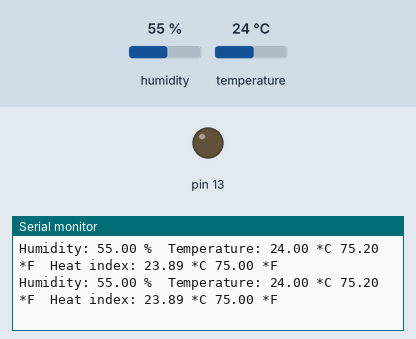
Recording of a sketch running on a simulated Arduino Uno, built with avr-gcc and run on an emulated ATmega328P. On the bench: output pins drawn as LEDs (lit = HIGH), the last lines printed to the serial monitor. Inputs (shaded band) come from the test bench; at power-on: temperature 24 °C, humidity 55 %.

Above: at 2.8 s.
2.9 s: temperature set to 33 °C
At 4.25 s:
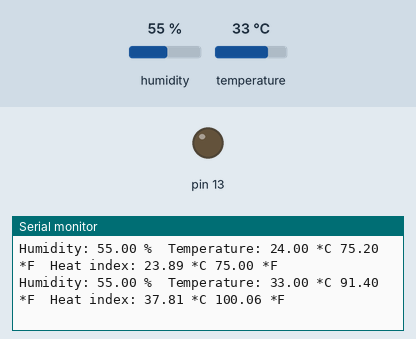
9.0 s: humidity set to 22 %
At 9.05 s:
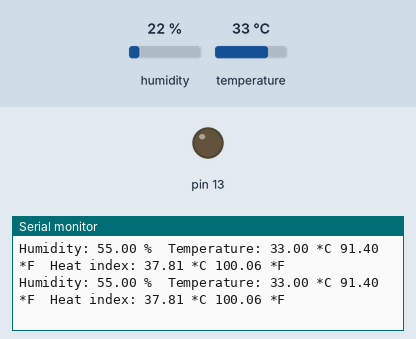
Timing chart, 0 to 12.0 s (numbered marks = the images above; inputs shaded):
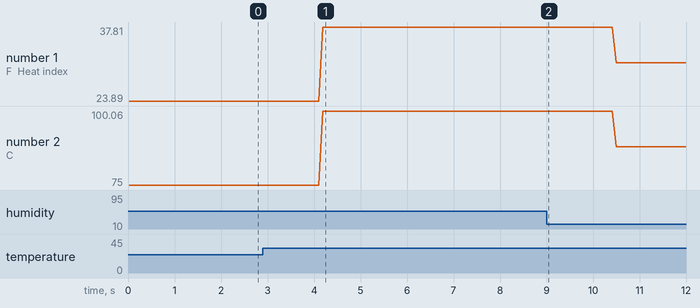

Measured:
- after the input at 2.9 s, the serial monitor: prints a new line after 1.3 s (image 1)
- plotted number 1: 23.89 → 37.81 after the input at 2.9 s, 37.81 → 31.09 after the input at 9.0 s
- plotted number 2: 75 → 100.06 after the input at 2.9 s, 100.06 → 87.97 after the input at 9.0 s

The sketch:

Prueba_DHT11.ino
```cpp
/**********************************************Capitulo 13 - Sensor DHT11    *****************************************************
*                                                                                                                                 *
*    En este treceavo capitulo aprenderemos a utilizar el sensor de DHT11. Este sensor nos permite conocer el valor de la humedad *
*  y la temperatura del ambiente. Este sensor se presume de tener una alta fiabilidad y estabilidad debido a su señal digital     *
*  Lo podemos encontrar de dos manera con una PCB o solamente el sensor. La diferencia esta en que la PCB nos incluye un led que  *
*  nos avisa el funcionamiento y una resistencia de 5k en pull-up y otra diferencia son los pines esta cuenta solo con 3 pines y  *
*  la version sin PCB tiene 4 pines.                                                                                              *
*                                                                                                                                 *
*  Para lograr esto necesitaremos:                                                                                                *
*                                                                                                                                 *
*  -Placa arduino Uno                                                                                                             *
*  -1 Sensor DHT11.                                                                                                               *
*  -Protoboard                                                                                                                    *
*                                                                                                                                 *
*                                                                                                                                 *
*                                                                                                                                 *
*                                                                                                              Facebook: ESociety *
*                                                                                                              GitHub: eSociety97 *
*                                                                                                                                 *
*                                                         #NuncaDejenDeCrear                                                      *
***********************************************************************************************************************************/


#include <DHT.h>

#include "DHT.h"
#define DHTPIN 2
#define DHTTYPE DHT11

DHT dht(DHTPIN, DHTTYPE);

float h;
float t;
float f;
float temperatura;
float humedad;
void setup() {
  pinMode(13,OUTPUT);
  Serial.begin(9600);
  Serial.println("DHTxx test!");
  dht.begin();

}
void loop() {
     sensorHT();
}
void sensorHT(){

  float h = dht.readHumidity();
  float t = dht.readTemperature();
  float f = dht.readTemperature(true);
  if (isnan(h) || isnan(t) || isnan(f)) {
    Serial.println("Failed to read from DHT sensor!");
    return;
  }

  float hif = dht.computeHeatIndex(f, h);

  float hic = dht.computeHeatIndex(t, h, false);

  Serial.print("Humidity: ");
  Serial.print(h);
  Serial.print(" %\t");
  Serial.print("Temperature: ");
  Serial.print(t);
  Serial.print(" *C ");
  Serial.print(f);
  Serial.print(" *F\t");
  Serial.print("Heat index: ");
  Serial.print(hic);
  Serial.print(" *C ");
  Serial.print(hif);
  Serial.println(" *F");
  temperatura = t;
  humedad = h;
  }
```
